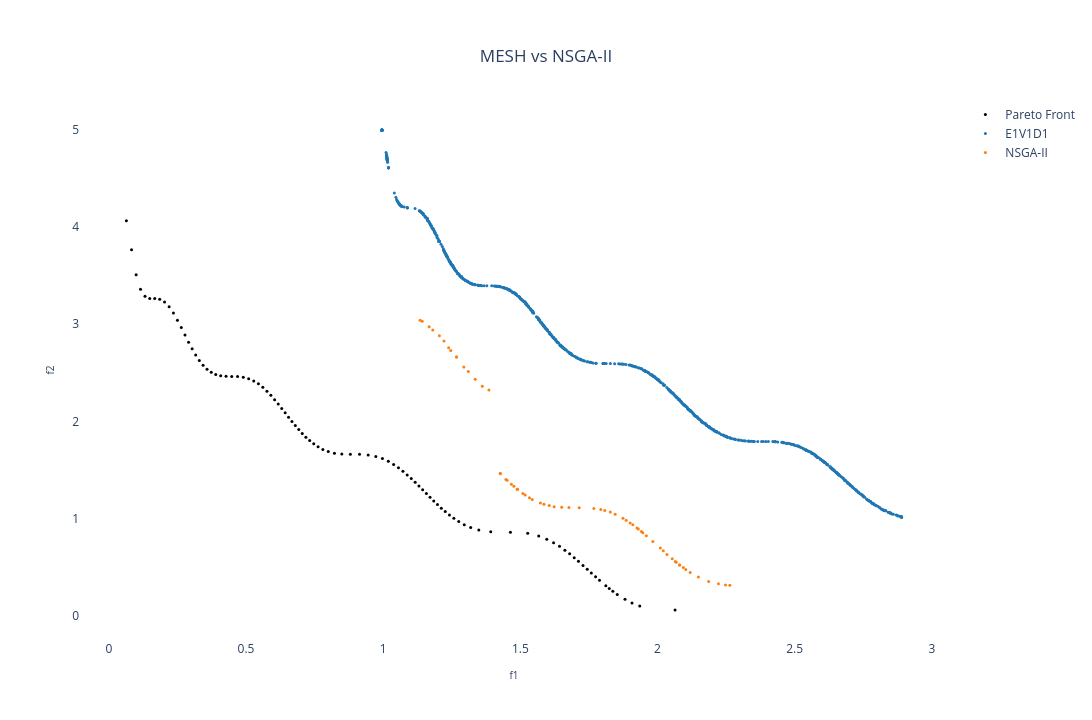

Source (notebook cell):
### Markdown cell above
### MESH vs Pymoo 2D:

### Code cell
nsga2_result = pickle.load(open(f'../result/NSGA2_{experiment_name}.pkl', 'rb'))

# Creating a subplot
fig = go.Figure()

add_MESH = True
if(add_MESH):
    for i in range(num_dataset + 1):
        fig.add_trace(pareto_front[i])

fig.add_trace(go.Scatter(x=nsga2_result['combined'][1][:,0], 
               y=nsga2_result['combined'][1][:,1],
               mode='markers', marker=dict(size=3, color=solid_colors[-1]),
               name="NSGA-II")
               )

# Setting layout
fig.update_layout(
    showlegend=True,
    xaxis=dict(title=dict(text='f1', font=dict(size=10))),
    yaxis=dict(title=dict(text='f2', font=dict(size=10))),
    title=dict(
        text='MESH vs NSGA-II',
        x=0.5,  # Centering the title
        xanchor='center',
        yanchor='top'
    ),
    #margin=dict(l=0, r=0, b=0, t=0), # Rearrange the margin
    width=1520,   # Figure width (pixels)
    height=720,  # Figure height (pixels)
    paper_bgcolor="white",
    plot_bgcolor='white'
)

# Showing the figure
fig.show()
